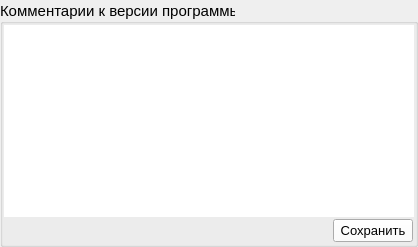
     <widget class="QGroupBox" name="pan_messages">
      <property name="font">
       <font>
        <pointsize>11</pointsize>
       </font>
      </property>
      <property name="title">
       <string>Комментарии к версии программы</string>
      </property>
      <property name="alignment">
       <set>Qt::AlignLeading|Qt::AlignLeft|Qt::AlignVCenter</set>
      </property>
      <layout class="QVBoxLayout" name="verticalLayout_6">
       <property name="spacing">
        <number>1</number>
       </property>
       <property name="leftMargin">
        <number>1</number>
       </property>
       <property name="topMargin">
        <number>1</number>
       </property>
       <property name="rightMargin">
        <number>1</number>
       </property>
       <property name="bottomMargin">
        <number>1</number>
       </property>
       <item>
        <widget class="QPlainTextEdit" name="text_comments">
         <property name="font">
          <font>
           <family>Times New Roman</family>
           <pointsize>10</pointsize>
          </font>
         </property>
         <property name="frameShape">
          <enum>QFrame::NoFrame</enum>
         </property>
         <property name="frameShadow">
          <enum>QFrame::Sunken</enum>
         </property>
        </widget>
       </item>
       <item>
        <widget class="QFrame" name="frame_bn_messages">
         <property name="frameShape">
          <enum>QFrame::NoFrame</enum>
         </property>
         <property name="frameShadow">
          <enum>QFrame::Plain</enum>
         </property>
         <layout class="QHBoxLayout" name="horizontalLayout_7">
          <property name="spacing">
           <number>1</number>
          </property>
          <property name="leftMargin">
           <number>1</number>
          </property>
          <property name="topMargin">
           <number>1</number>
          </property>
          <property name="rightMargin">
           <number>1</number>
          </property>
          <property name="bottomMargin">
           <number>1</number>
          </property>
          <item>
           <spacer name="horizontalSpacer_4">
            <property name="orientation">
             <enum>Qt::Horizontal</enum>
            </property>
            <property name="sizeHint" stdset="0">
             <size>
              <width>328</width>
              <height>20</height>
             </size>
            </property>
           </spacer>
          </item>
          <item>
           <widget class="QPushButton" name="bn_messages">
            <property name="minimumSize">
             <size>
              <width>80</width>
              <height>0</height>
             </size>
            </property>
            <property name="maximumSize">
             <size>
              <width>80</width>
              <height>16777215</height>
             </size>
            </property>
            <property name="palette">
             <palette>
              <active>
               <colorrole role="Button">
                <brush brushstyle="SolidPattern">
                 <color alpha="255">
                  <red>255</red>
                  <green>255</green>
                  <blue>255</blue>
                 </color>
                </brush>
               </colorrole>
              </active>
              <inactive>
               <colorrole role="Button">
                <brush brushstyle="SolidPattern">
                 <color alpha="255">
                  <red>255</red>
                  <green>255</green>
                  <blue>255</blue>
                 </color>
                </brush>
               </colorrole>
              </inactive>
              <disabled>
               <colorrole role="Button">
                <brush brushstyle="SolidPattern">
                 <color alpha="255">
                  <red>255</red>
                  <green>255</green>
                  <blue>255</blue>
                 </color>
                </brush>
               </colorrole>
              </disabled>
             </palette>
            </property>
            <property name="font">
             <font>
              <pointsize>10</pointsize>
             </font>
            </property>
            <property name="text">
             <string>Сохранить</string>
            </property>
           </widget>
          </item>
         </layout>
        </widget>
       </item>
      </layout>
     </widget>
